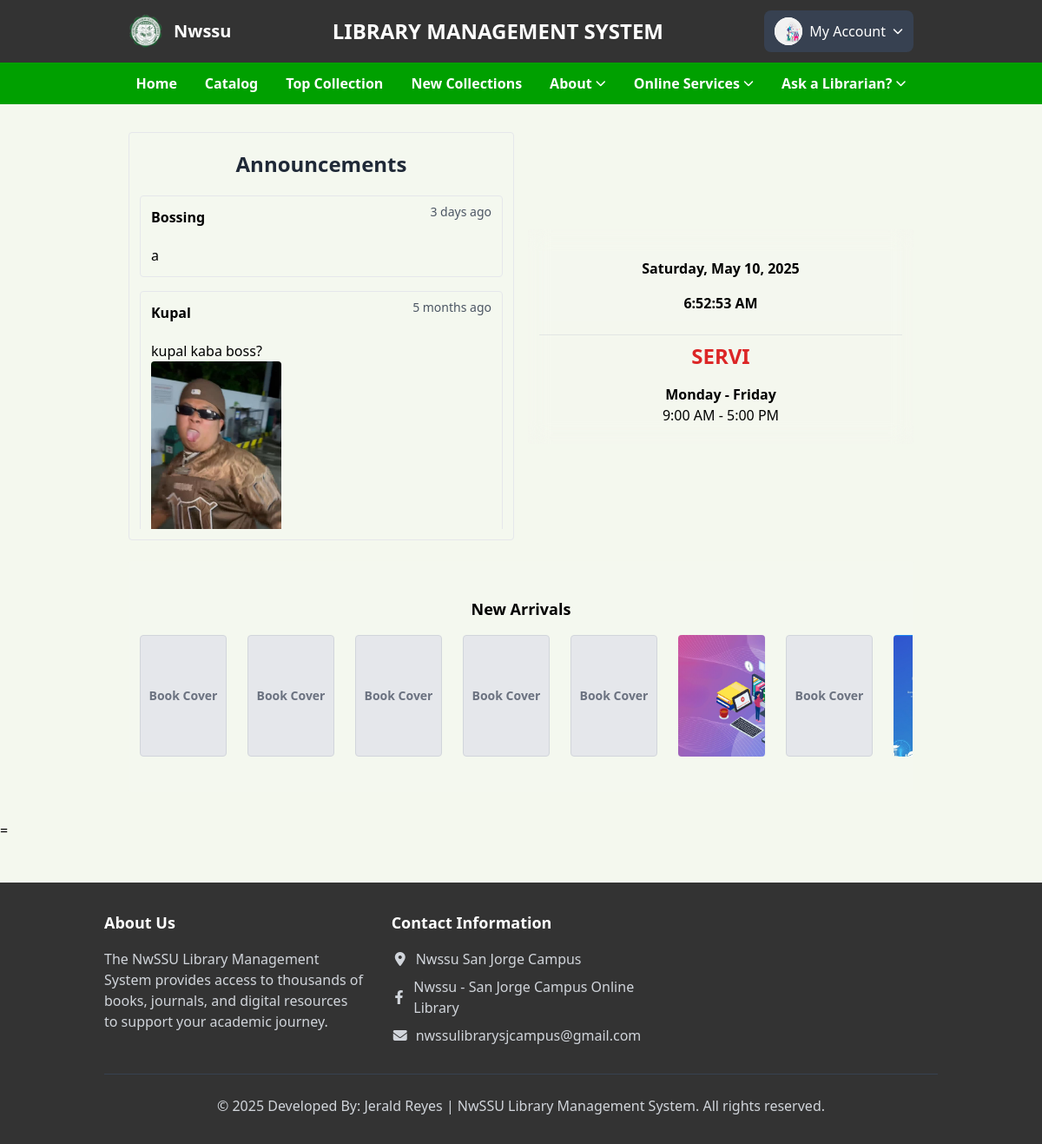
Screenshot of /student/home (signed in) with the database file from the repository.
### tables this page shows
CREATE TABLE `announcement` (
  `id` int(50) NOT NULL,
  `title` varchar(250) NOT NULL,
  `message` varchar(5000) NOT NULL,
  `image` varchar(300) DEFAULT NULL,
  `date` varchar(50) NOT NULL
);

CREATE TABLE `books` (
  `id` int(100) NOT NULL,
  `material_type` varchar(250) NOT NULL,
  `sub_type` varchar(250) NOT NULL,
  `category` varchar(250) NOT NULL,
  `title` varchar(500) NOT NULL,
  `author` varchar(500) NOT NULL,
  `publisher` varchar(500) NOT NULL,
  `status` varchar(100) NOT NULL,
  `subject` varchar(250) NOT NULL,
  `content` varchar(5000) NOT NULL,
  `summary` varchar(5000) NOT NULL,
  `issn` varchar(250) NOT NULL,
  `call_no` varchar(250) NOT NULL,
  `ISBN` varchar(250) NOT NULL,
  `copyright` varchar(250) NOT NULL,
  `page_number` int(250) NOT NULL,
  `edition` varchar(250) NOT NULL,
  `copies` int(250) NOT NULL,
  `date_acquired` varchar(250) NOT NULL,
  `books_image` varchar(400) DEFAULT NULL,
  `catalog_date` varchar(50) NOT NULL
);

### student/home.php (the view, shortened to what this page needs)
<?php
include '../student/side_navbars.php';
try {
    $conn = new PDO("mysql:host=$db_host;dbname=$db_name", $user_name, $user_password);
    $conn->setAttribute(PDO::ATTR_ERRMODE, PDO::ERRMODE_EXCEPTION);
    $home = $conn->query("SELECT * FROM announcement ORDER BY id DESC");
    $announcements = $home->fetchAll(PDO::FETCH_ASSOC);
    $sql = "SELECT title, books_image, id FROM books";
    $home = $conn->query($sql);
    $books = $home->fetchAll(PDO::FETCH_ASSOC);
} catch (PDOException $e) {
    echo "Connection failed: " . $e->getMessage();
    exit();
}
?>
<!DOCTYPE html>
<html lang="en">
<head>
    <link href="https://cdn.jsdelivr.net/npm/tailwindcss@2.2.19/dist/tailwind.min.css" rel="stylesheet">
    <link rel="stylesheet" href="https://cdn.lineicons.com/4.0/lineicons.css">
    <link rel="stylesheet" href="https://cdn.jsdelivr.net/npm/bootstrap-icons@1.10.5/font/bootstrap-icons.css">
</head>
<body>
    <div class="back-bg bg-[url('./images/bg.png')] bg-cover bg-center">
        <div class="container mx-auto py-8 px-[5%]">
            <div class="flex flex-col md:flex-row md:space-x-4">
                <div class="w-full md:w-1/2">
                    <div class="border border-gray-200 rounded p-3 bg-gray-100/10">
                        <h2 class="text-gray-800 text-center font-bold text-2xl mb-5 mt-2">Announcements</h2>
                        <div class="max-h-96 overflow-y-auto">
                            <?php if (!empty($announcements)): ?>
                                <?php foreach ($announcements as $announcement): ?>
                                    <div class="border border-gray-200 rounded p-3 mb-4 relative">
                                        <div class="flex justify-between">
                                            <div class="text-left">
                                                <p class="posted-by"><strong> <?php echo htmlspecialchars($announcement['title']); ?></strong></p>
                                            </div>
                                            <span class="absolute top-2 right-3 text-sm text-gray-600">
                                                <?php
                                                $post_time = new DateTime($announcement['date']);
                                                $now = new DateTime();
                                                $interval = $post_time->diff($now);
                                                if ($interval->y > 0) {
                                                    echo $interval->y . ' year' . ($interval->y > 1 ? 's' : '') . ' ago';
                                                } elseif ($interval->m > 0) {
                                                    echo $interval->m . ' month' . ($interval->m > 1 ? 's' : '') . ' ago';
                                                } elseif ($interval->d > 0) {
                                                    echo $interval->d . ' day' . ($interval->d > 1 ? 's' : '') . ' ago';
                                                } elseif ($interval->h > 0) {
                                                    echo $interval->h . ' hour' . ($interval->h > 1 ? 's' : '') . ' ago';
                                                } elseif ($interval->i > 0) {
                                                    echo $interval->i . ' minute' . ($interval->i > 1 ? 's' : '') . ' ago';
                                                } else {
                                                    echo 'Just now';
                                                }
                                                ?>
                                            </span>
                                        </div>
                                        <p class="announcement-text text-left mt-5"><?php echo htmlspecialchars($announcement['message']); ?></p>
                                        <?php if (!empty($announcement['image'])): ?>
                                            <div class="announcement-image text-left">
                                                <img src="./uploaded_file/<?php echo htmlspecialchars($announcement['image']); ?>" alt="Announcement Image" class="w-[150px] w-[130px] rounded">
                                            </div>
                                        <?php endif; ?>
                                    </div>
                                <?php endforeach; ?>
                            <?php else: ?>
                                <p>No announcements available.</p>
                            <?php endif; ?>
                        </div>
                    </div>
                </div>
                <div class="w-full md:w-1/2 flex justify-center items-center">
                    <div class="border border-transparent bg-gray-100/10 rounded p-3 backdrop-blur-md w-full max-w-md">
                        <div class="text-center mt-3 font-semibold">
                            <div class="bg-gray-100/10 px-3 py-2" id="datetime-date"></div>
                            <div class="bg-gray-100/10 px-3 py-2" id="datetime-time"></div>
                        </div>
                        <div class="flex justify-center mt-4 border-t border-gray-300/50 py-2">
                            <div class="text-center">
                                <h2 id="service-hours" class="mb-4 text-2xl font-bold text-red-600">SERVICE HOURS</h2>
                                <h5 class="font-bold">Monday - Friday</h5>
                                <p>9:00 AM - 5:00 PM</p>
                            </div>
                        </div>
                    </div>
                </div>
            </div>
            <div class="container mx-auto mt-6">
                <div class="border border-transparent bg-gray-100/10 rounded p-3d py-10">
                    <h2 class="text-lg font-bold mb-4 text-center text-black">New Arrivals</h2>
                    <div class="marquee-container">
                        <div class="marquee-content animate-marquee-slow hover-pause">
                            <?php
                            for ($i = 0; $i < 2; $i++):
                                foreach ($books as $book):
                            ?>
                                    <div class="book-item inline-block flex-shrink-0 w-[80px] h-[120px] sm:w-[90px] sm:h-[130px] md:w-[100px] md:h-[140px] mx-1 sm:mx-2 md:mx-3">
                                        <a href="./books?id=<?php echo urlencode($book['id']); ?>" title="<?php echo htmlspecialchars($book['title']); ?>">
                                            <?php if (!empty($book['books_image']) && file_exists("../uploaded_file/" . $book['books_image'])): ?>
                                                <img src="./uploaded_file/<?php echo htmlspecialchars($book['books_image']); ?>"
                                                    alt="<?php echo htmlspecialchars($book['title']); ?>"
                                                    class="w-full h-full object-cover rounded shadow-sm hover:shadow-md transition-all duration-300" />
                                            <?php else: ?>
                                                <div class="w-full h-full border border-gray-300 rounded bg-gray-200 flex items-center justify-center text-gray-500 hover:bg-gray-300 transition-all duration-5000">
                                                    <b class="text-xs sm:text-sm">Book Cover</b>
                                                </div>
                                            <?php endif; ?>
                                        </a>
                                    </div>
                            <?php
                                endforeach;
                            endfor;
                            ?>
                        </div>
                    </div>
                </div>
            </div>
        </div>=
        <?php include '../student/footer.php'; ?>
    </div>
</body>
</html>

### student/home.php (style rules this page uses)
.animate-marquee-slow { animation: marquee 15s linear infinite; }
@media (min-width: 768px) and (max-width: 1279px) { .animate-marquee-slow { animation: marquee 10s linear infinite; } }
.marquee-container { width: 100%; overflow: hidden; position: relative; }
.marquee-content { display: flex; flex-wrap: nowrap; width: max-content; }

### rows the page displays
announcement: title "Bossing", date "3", message "a"
announcement: title "Kupal", date "5", shows "s", message "kupal kaba boss?", image (picture)
books: shows "Book Cover"
books: shows "Book Cover"
books: shows "Book Cover"
books: shows "Book Cover"
books: shows "Book Cover"
books: books_image (picture)
books: shows "Book Cover"
books: books_image (picture)
